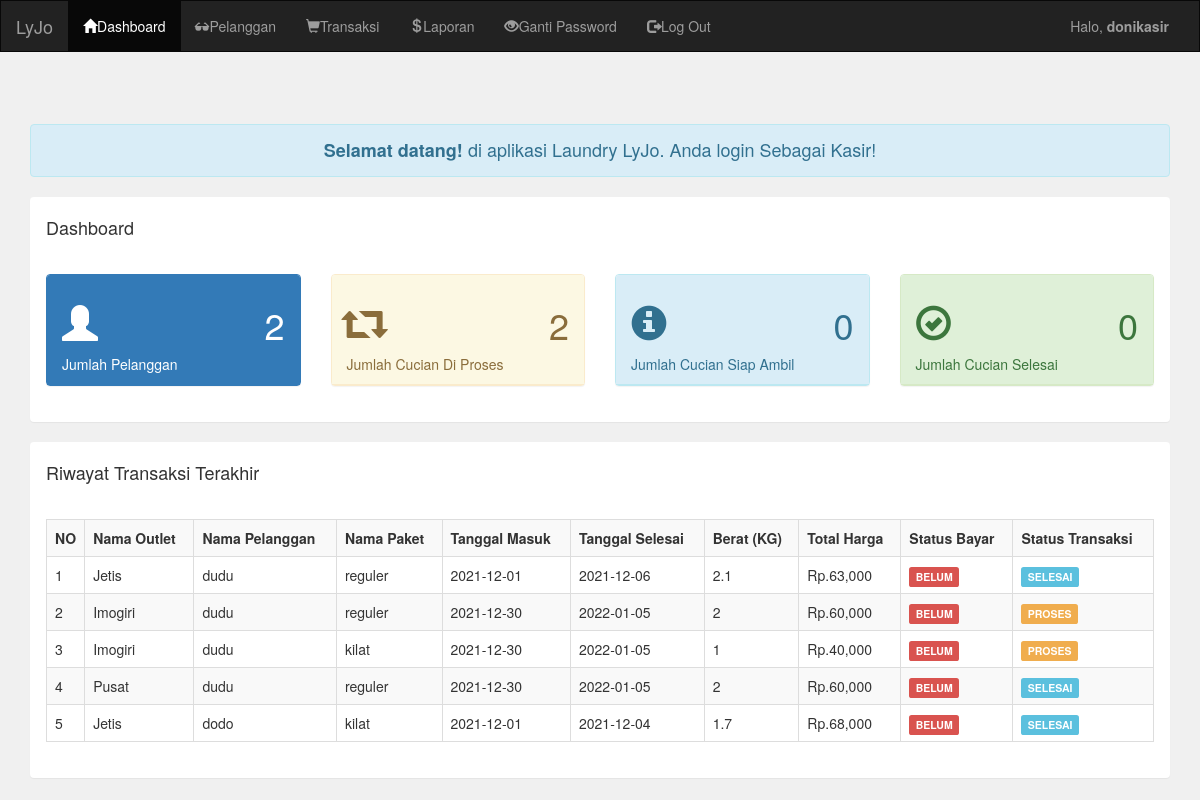
The app's page /kasir/ (signed in) with its own data.
### tables this page shows
CREATE TABLE `tb_transaksi` (
  `transaksi_id` int(11) NOT NULL,
  `transaksi_outlet` int(3) NOT NULL,
  `transaksi_user` int(11) NOT NULL,
  `transaksi_pelanggan` int(11) NOT NULL,
  `transaksi_paket` int(3) NOT NULL,
  `transaksi_masuk` date NOT NULL,
  `transaksi_selesai` date NOT NULL,
  `transaksi_berat` double NOT NULL,
  `transaksi_harga` int(20) NOT NULL,
  `transaksi_bayar` enum('belum','lunas') NOT NULL,
  `transaksi_status` enum('proses','selesai','diambil') NOT NULL
);

CREATE TABLE `tb_outlet` (
  `outlet_id` int(3) NOT NULL,
  `outlet_nama` varchar(35) NOT NULL,
  `outlet_alamat` text DEFAULT NULL,
  `outlet_telp` varchar(15) DEFAULT NULL
);

CREATE TABLE `tb_pelanggan` (
  `pelanggan_id` int(11) NOT NULL,
  `pelanggan_nama` varchar(35) NOT NULL,
  `pelanggan_alamat` text DEFAULT NULL,
  `pelanggan_telp` varchar(35) NOT NULL,
  `pelanggan_outlet` int(3) NOT NULL,
  `pelanggan_jenis` enum('reguler','member') NOT NULL
);

CREATE TABLE `tb_paket` (
  `paket_id` int(3) NOT NULL,
  `paket_outlet` int(3) NOT NULL,
  `paket_harga` int(20) NOT NULL,
  `paket_jenis` enum('reguler','kilat') NOT NULL
);

### kasir/index.php (the view)
<?php include 'header.php'; ?>
<div class="container">
    <div class="alert alert-info text-center">
        <h4 style="margin-bottom: 0px"><b>Selamat datang!</b> di aplikasi Laundry LyJo. Anda login Sebagai Kasir!</h4>
    </div>
    <div class="panel">
        <div class="panel-heading">
            <h4>Dashboard</h4>
        </div>
        <div class="panel-body">
            <div class="row">
                <div class="col-md-3">
                    <div class="panel panel-primary">
                        <div class="panel-heading">
                            <h1>
                                <i class="glyphicon glyphicon-user"></i>
                                <span class="pull-right">
                                    <?php
                                        $pelanggan = mysqli_query($koneksi,"select * from tb_pelanggan");
                                        echo mysqli_num_rows($pelanggan);
                                    ?>
                                </span>
                            </h1>Jumlah Pelanggan
                        </div>
                    </div>
                </div>
                <div class="col-md-3">
                    <div class="panel panel-warning">
                        <div class="panel-heading">
                            <h1>
                                <i class="glyphicon glyphicon-retweet"></i>
                                <span class="pull-right">
                                    <?php
                                        $proses = mysqli_query($koneksi,"select * from tb_transaksi where transaksi_status='proses'");
                                        echo mysqli_num_rows($proses);
                                    ?>
                                </span>
                            </h1>Jumlah Cucian Di Proses
                        </div>
                    </div>
                </div>
                <div class="col-md-3">
                    <div class="panel panel-info">
                        <div class="panel-heading">
                            <h1>
                                <i class="glyphicon glyphicon-info-sign"></i>
                                <span class="pull-right">
                                    <?php
                                        $proses = mysqli_query($koneksi,"select * from tb_transaksi where transaksi_status='diambil'");
                                        echo mysqli_num_rows($proses);
                                    ?>
                                </span>
                            </h1>Jumlah Cucian Siap Ambil
                        </div>
                    </div>
                </div>
                <div class="col-md-3">
                    <div class="panel panel-success">
                        <div class="panel-heading">
                            <h1>
                                <i class="glyphicon glyphicon-ok-circle"></i>
                                <span class="pull-right">
                                    <?php
                                        $proses = mysqli_query($koneksi,"select * from tb_transaksi where transaksi_status='diambil'");
                                        echo mysqli_num_rows($proses);
                                    ?>
                                </span>
                            </h1>Jumlah Cucian Selesai
                        </div>
                    </div>
                </div>
            </div>
        </div>
    </div>
    <div class="panel">
        <div class="panel-heading">
            <h4>Riwayat Transaksi Terakhir</h4>
        </div>
        <div class="panel-body">
            <table class="table table-bordered table-striped">
                <tr>
                    <th width="1%">NO</th>
                    <th>Nama Outlet</th>
                    <th>Nama Pelanggan</th>
                    <th>Nama Paket</th>
                    <th>Tanggal Masuk</th>
                    <th>Tanggal Selesai</th>
                    <th>Berat (KG)</th>
                    <th>Total Harga</th>
                    <th>Status Bayar</th>
                    <th>Status Transaksi</th>
                </tr>
                <?php
                    $no=1;
                    $data = mysqli_query($koneksi,"SELECT * FROM tb_transaksi,
                                                                    tb_user,
                                                                    tb_outlet,
                                                                    tb_paket,
                                                                    tb_pelanggan
                                                    where tb_outlet.outlet_id=tb_transaksi.transaksi_outlet &&
                                                    tb_paket.paket_id=tb_transaksi.transaksi_paket &&
                                                    tb_pelanggan.pelanggan_id=tb_transaksi.transaksi_pelanggan &&
                                                    tb_user.user_id=tb_transaksi.transaksi_user");
                    while($d = mysqli_fetch_array($data)){
                ?>
                <tr>
                    <td><?php echo $no++; ?></td>
                    <td><?php echo $d['outlet_nama']; ?></td>
                    <td><?php echo $d['pelanggan_nama']; ?></td>
                    <td><?php echo $d['paket_jenis']; ?></td>
                    <td><?php echo $d['transaksi_masuk']; ?></td>
                    <td><?php echo $d['transaksi_selesai']; ?></td>
                    <td><?php echo $d['transaksi_berat']; ?></td>
                    <td><?php echo "Rp.".number_format($d['transaksi_harga']) .""; ?></td>
                    <td>
                    <?php
                        if($d['transaksi_bayar']=="belum"){
                            echo "<div class='label label-danger'>BELUM</div>";
                        }else if($d['transaksi_bayar']=="lunas"){
                            echo "<div class='label label-success'>LUNAS</div>";
                        }
                    ?>
                    </td>
                    <td>
                    <?php
                        if($d['transaksi_status']=="proses"){
                            echo "<div class='label label-warning'>PROSES</div>";
                        }else if($d['transaksi_status']=="selesai"){
                            echo "<div class='label label-info'>SELESAI</div>";
                        }else if($d['transaksi_status']=="diambil"){
                            echo "<div class='label label-success'>DIAMBIL</div>";
                        }
                    ?>
                    </td>
                </tr>
                <?php
                    }
                ?>
            </table>
        </div>
    </div>
</div>
<?php include 'footer.php'; ?>

### records on screen
tb_transaksi: transaksi_outlet.outlet_nama "Jetis", transaksi_pelanggan.pelanggan_nama "dudu", transaksi_paket.paket_jenis "reguler", transaksi_masuk "2021-12-01", transaksi_selesai "2021-12-06", transaksi_berat "2.1", transaksi_harga "63,000", transaksi_bayar "BELUM", transaksi_status "SELESAI"
tb_transaksi: transaksi_outlet.outlet_nama "Imogiri", transaksi_pelanggan.pelanggan_nama "dudu", transaksi_paket.paket_jenis "reguler", transaksi_masuk "2021-12-30", transaksi_selesai "2022-01-05", transaksi_berat "2", transaksi_harga "60,000", transaksi_bayar "BELUM", transaksi_status "PROSES"
tb_transaksi: transaksi_outlet.outlet_nama "Imogiri", transaksi_pelanggan.pelanggan_nama "dudu", transaksi_paket.paket_jenis "kilat", transaksi_masuk "2021-12-30", transaksi_selesai "2022-01-05", transaksi_berat "1", transaksi_harga "40,000", transaksi_bayar "BELUM", transaksi_status "PROSES"
tb_transaksi: transaksi_outlet.outlet_nama "Pusat", transaksi_pelanggan.pelanggan_nama "dudu", transaksi_paket.paket_jenis "reguler", transaksi_masuk "2021-12-30", transaksi_selesai "2022-01-05", transaksi_berat "2", transaksi_harga "60,000", transaksi_bayar "BELUM", transaksi_status "SELESAI"
tb_transaksi: transaksi_outlet.outlet_nama "Jetis", transaksi_pelanggan.pelanggan_nama "dodo", transaksi_paket.paket_jenis "kilat", transaksi_masuk "2021-12-01", transaksi_selesai "2021-12-04", transaksi_berat "1.7", transaksi_harga "68,000", transaksi_bayar "BELUM", transaksi_status "SELESAI"

### other values on screen
$_SESSION['nama'] "donikasir"
mysqli_num_rows($pelanggan) "2"
mysqli_num_rows($proses) "2"
mysqli_num_rows($proses) "0"
